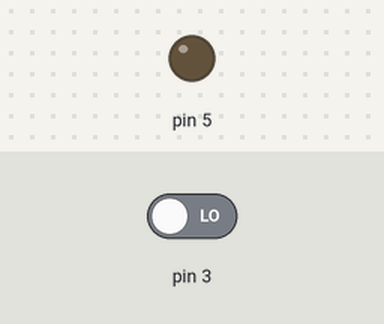
This sketch was run on a simulated Arduino Uno, built with avr-gcc and run on an emulated ATmega328P. On the bench: output pins drawn as LEDs (lit = HIGH). The inputs (shaded band) are chosen by the test bench; at power-on: pin 3 LOW.

Above: at 1.2 s.
1.3 s: pin 3 driven HIGH
At 2.1 s:
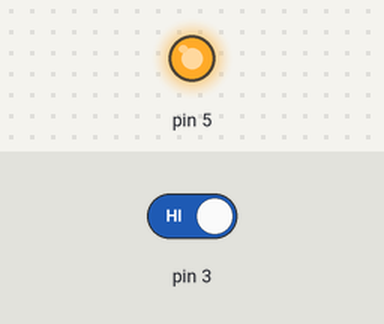
2.8 s: pin 3 driven LOW
At 3.3 s:
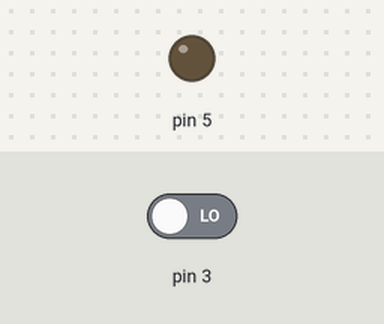
Timing chart, 0 to 5.8 s (numbered marks = the images above; inputs shaded):
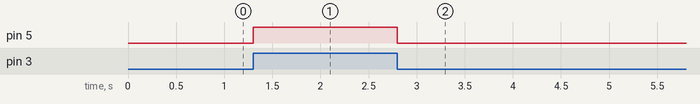

The sketch:

Button.ino
```cpp
void setup() {
  // put your setup code here, to run once:
  pinMode(5, OUTPUT);
  pinMode(3, INPUT);
}

void loop() {
  // put your main code here, to run repeatedly:
  if(digitalRead(3)){
    digitalWrite(5, HIGH);
  }else{
    digitalWrite(5, LOW);
  }
}
```

Measured:
- after the input at 1.3 s, pin 5: LOW → HIGH at once
- after the input at 2.8 s, pin 5: HIGH → LOW at once
